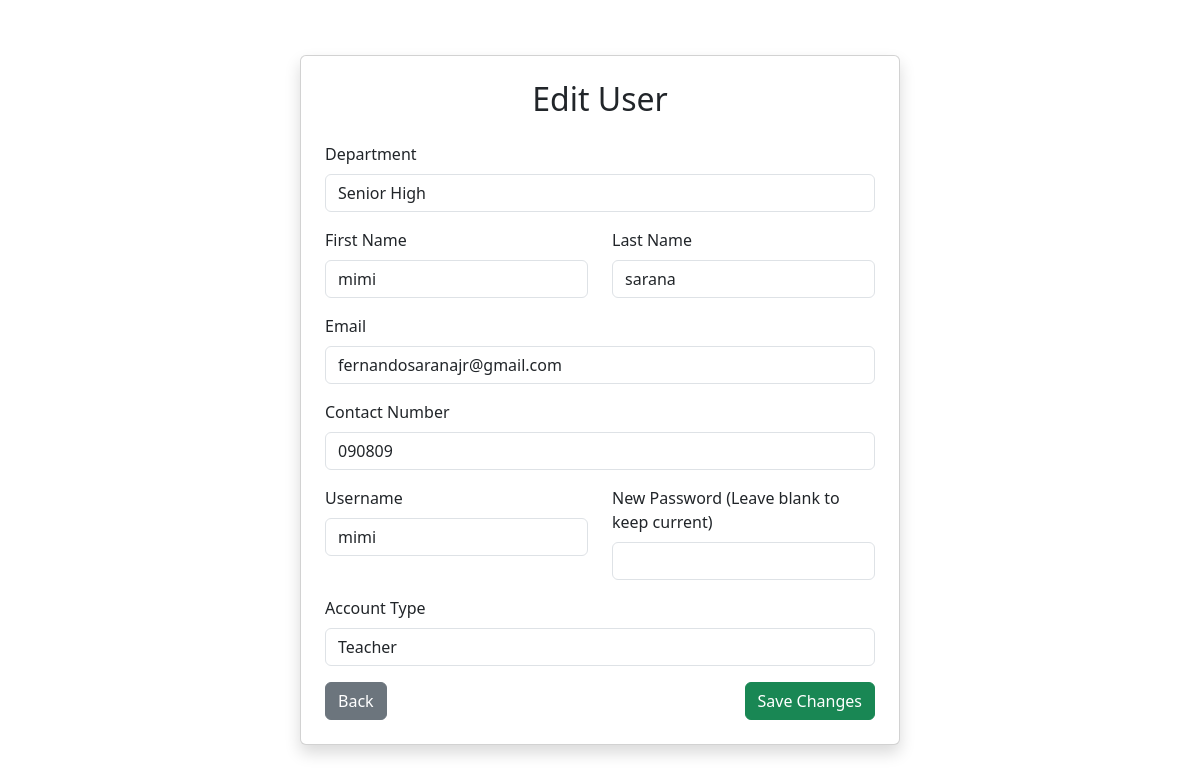
/edit_user.php?id=3 (signed in), run on the app's committed database.
### tables this page shows
CREATE TABLE `teacher` (
  `teacher_id` int(11) NOT NULL,
  `department_id` int(11) NOT NULL,
  `fn` varchar(100) NOT NULL,
  `ln` varchar(100) NOT NULL,
  `email` varchar(255) NOT NULL,
  `contact_number` varchar(20) NOT NULL,
  `account_id` int(11) NOT NULL
);

CREATE TABLE `account` (
  `account_id` int(11) NOT NULL,
  `un` varchar(255) NOT NULL,
  `pw` varchar(255) NOT NULL,
  `account_type_id` int(11) NOT NULL
);

### edit_user.php (the view, shortened to what this page needs)
<?php
include 'config.php';
$user_id = $_GET['id'];
$query = "SELECT account.*, teacher.fn, teacher.ln, teacher.email, teacher.contact_number, department.name AS department
          FROM account
          LEFT JOIN teacher ON account.account_id = teacher.account_id
          LEFT JOIN department ON teacher.department_id = department.department_id
          WHERE account.account_id = ?";
$stmt = $conn->prepare($query);
$stmt->bind_param("i", $user_id);
$stmt->execute();
$result = $stmt->get_result();
$user = $result->fetch_assoc();
$dept_query = "SELECT department_id, name FROM department";
$departments = $conn->query($dept_query);
?>
<!DOCTYPE html>
<html>
<head>
    <link rel="stylesheet" href="https://cdn.jsdelivr.net/npm/bootstrap@5.3.0/dist/css/bootstrap.min.css">
</head>
<body class="d-flex justify-content-center align-items-center vh-100">
    <div class="container card p-4 shadow">
        <h2 class="text-center mb-4">Edit User</h2>
        <form method="POST">
            <div class="mb-3">
                <label class="form-label">Department</label>
                <select name="department" class="form-control" required>
                    <?php while ($dept = $departments->fetch_assoc()) { ?>
                        <option value="<?= $dept['name'] ?>" <?= ($user['department'] == $dept['name']) ? 'selected' : '' ?>>
                            <?= $dept['name'] ?>
                        </option>
                    <?php } ?>
                </select>
            </div>
            <div class="row">
                <div class="col-md-6 mb-3">
                    <label class="form-label">First Name</label>
                    <input type="text" name="fn" value="<?= $user['fn'] ?>" class="form-control" required>
                </div>
                <div class="col-md-6 mb-3">
                    <label class="form-label">Last Name</label>
                    <input type="text" name="ln" value="<?= $user['ln'] ?>" class="form-control" required>
                </div>
            </div>
            <div class="mb-3">
                <label class="form-label">Email</label>
                <input type="email" name="email" value="<?= $user['email'] ?>" class="form-control" required>
            </div>
            <div class="mb-3">
                <label class="form-label">Contact Number</label>
                <input type="text" name="contact_number" value="<?= $user['contact_number'] ?>" class="form-control" required>
            </div>
            <div class="row">
                <div class="col-md-6 mb-3">
                    <label class="form-label">Username</label>
                    <input type="text" name="username" value="<?= $user['un'] ?>" class="form-control" required>
                </div>
                <div class="col-md-6 mb-3">
                    <label class="form-label">New Password (Leave blank to keep current)</label>
                    <input type="password" name="password" class="form-control">
                </div>
            </div>
            <div class="mb-3">
                <label class="form-label">Account Type</label>
                <select name="account_type" class="form-control" required>
                    <option value="1" <?= ($user['account_type_id'] == 1) ? 'selected' : '' ?>>Teacher</option>
                </select>
            </div>
            <div class="d-flex justify-content-between">
                <a href="user_table.php" class="btn btn-secondary">Back</a>
                <button type="submit" class="btn btn-success">Save Changes</button>
            </div>
        </form>
    </div>
</body>
</html>

### edit_user.php (style rules this page uses)
.container { max-width: 600px; }

### data on the page
teacher: fn "mimi", ln "sarana", email "fernandosaranajr@gmail.com", contact_number "090809", username "mimi"
account: account_type "Teacher"

### other printed values
form field department "Senior High"
